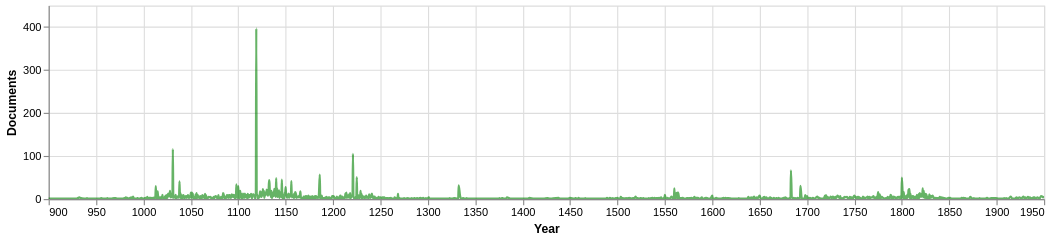

This figure's notebook cell:
### Code cell
##### alt.data_transformers.enable("vegafusion")

# NOTE: we have to clip because the midpoint aggregation is a huge spike
line_chart = alt.Chart(docs_by_midpoint).mark_line(opacity=0.6, color="green", interpolate="monotone", clip=True).encode(
 x=alt.X('undate_midpoint_year', title="Year", axis=alt.Axis(format="r")).scale(domain=[900, 1950]),
 # y=alt.Y('count', title='Documents (midpoint)').scale(domain=[0, 450]),
 y=alt.Y('count', title='Documents').scale(domain=[0, 450]),

).properties(width=900, height=175)


line_chart

### Figure 1 — Vega-Lite specification as saved in the notebook (floating-point values rounded to 4 significant figures; data arrays with more than 128 entries replaced by an {"elided": "..."} marker saying what was removed)
{"config": {"view": {"continuousWidth": 300, "continuousHeight": 300}}, "data": {"name": "data-9fe21e936c6ec209e3b8664ec4cc959d"}, "mark": {"type": "line", "clip": true, "color": "green", "interpolate": "monotone", "opacity": 0.6}, "encoding": {"x": {"axis": {"format": "r"}, "field": "undate_midpoint_year", "scale": {"domain": [900, 1950]}, "title": "Year", "type": "quantitative"}, "y": {"field": "count", "scale": {"domain": [0, 450]}, "title": "Documents", "type": "quantitative"}}, "height": 175, "width": 900, "$schema": "https://vega.github.io/schema/vega-lite/v6.1.0.json", "datasets": {"data-9fe21e936c6ec209e3b8664ec4cc959d": {"elided": "1238 records"}}}
